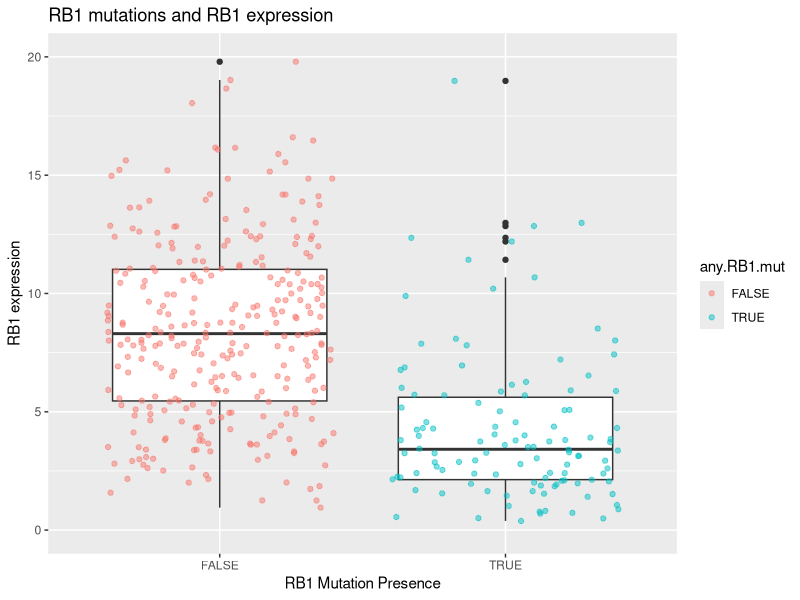

The R source for this figure:
## ---- chunk 1
# install.packages("tidyverse")
library(tidyverse) ## if this isn't working, be sure to run the above (uncomment first)
## ---- chunk 2
clinical <- read_csv("data/clinical.csv")
RB1_clinical <- clinical %>%
  select(tissue_or_organ_of_origin:total.number.Indels, contains("RB1")) %>%
  filter(sample_type == "Primary Tumor") %>%
  mutate(across(c(focal.deletion.in.RB1,mutation.in.RB1), #find cols that contain "RB1"
                ~replace_na(., "NaN"))) %>%  #replace the NAs with strings
  mutate(any.RB1.mut = focal.deletion.in.RB1 == "Del" |
           focal.deletion.in.RB1 == "Loss" |
           mutation.in.RB1 == "yes"
  ) %>%
  mutate(RB1_expr = as.numeric(RB1_expr)) #make sure expression is numeric just in case
## ---- chunk 3



## ---- chunk 4
# install.packages("tidyverse")
library(tidyverse) ## if this isn't working, be sure to run the above (uncomment first)

# Load the data
clinical <- read.csv("data/clinical.csv")
## ---- chunk 5
any_RB1_mut <- ggplot(data = RB1_clinical, aes(x = any.RB1.mut, y = RB1_expr)) +
  geom_boxplot() +
  coord_cartesian(ylim = c(0, 20)) +
  geom_jitter(aes(color = any.RB1.mut), alpha = 0.5) +
  labs(title = "RB1 mutations and RB1 expression",
       x = "RB1 Mutation Presence",
       y = "RB1 expression")

any_RB1_mut


## ---- chunk 6



## ---- chunk 7





## ---- chunk 8





## ---- chunk 9



## ---- chunk 10




## ---- chunk 11


## ---- chunk 12



## ---- chunk 13



